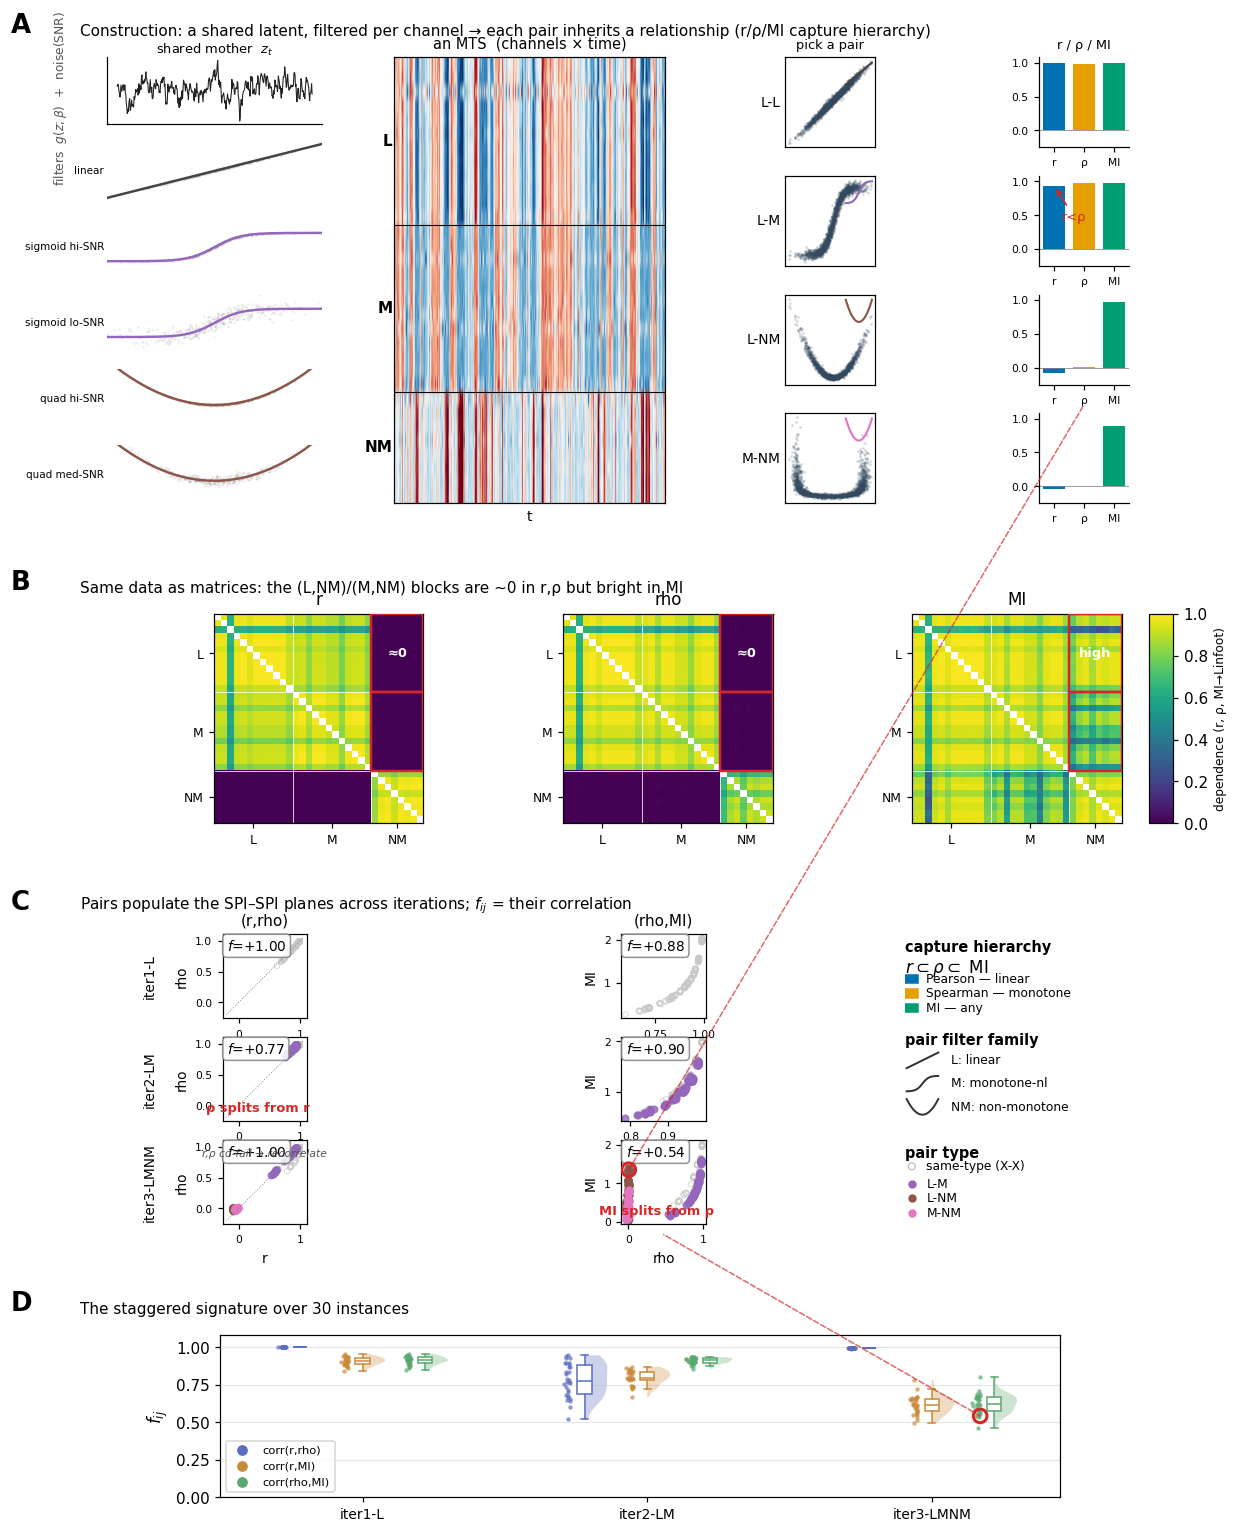

Source code (Python):
import json, numpy as np
from pathlib import Path
import matplotlib; matplotlib.use("Agg")
import matplotlib.pyplot as plt
from matplotlib.patches import ConnectionPatch, Rectangle
from mtsspi.utils import project_root

# v4 over v3 (see r_rho_mi_figure_plan.md):
#  - Panel A becomes a CONSTRUCTION + alphabet panel (double height): shared AR(1) mother z ->
#    per-channel filter glyphs (noisy phase-portraits: shape = filter family, scatter = SNR) ->
#    real type-ordered MTS heatmap -> 4 bracket-picked real phase plots + r/rho/MI bars.
#    Mother + filter glyphs are an illustrative regeneration (generative model); phase plots/bars
#    are REAL pyspi data. Fan-in lines + channel brackets are Illustrator (anchors only here).
#  - B kept on the shared sequential magnitude scale (r, rho, MI->Linfoot); spacers trimmed.
#  - C 3x2 planes + a legend/capture-hierarchy key in the freed third column (reclaims wasted width).
#  - D widened.

RUN = project_root() / "data/r_rho_mi/260624_g-roll"     # beta = pi (locked)
ABBR = {"linear": "L", "monotonic": "M", "non-monotonic": "NM"}
SPI = {"r": "#0072B2", "rho": "#E69F00", "MI": "#009E73"}
PAIRCOL = {"L-M": "#9467bd", "L-NM": "#8c564b", "M-NM": "#e377c2"}
TYPECOL = {"L": "#444444", "M": "#9467bd", "NM": "#8c564b"}
SAME = "#c8c8c8"; ACCENT = "#d62728"
FEAT = ["corr(r,rho)", "corr(r,MI)", "corr(rho,MI)"]
FEATCOL = {"corr(r,rho)": "#5b6dbf", "corr(r,MI)": "#c98a3a", "corr(rho,MI)": "#5aa86f"}
ITERS = ["iter1_L", "iter2_LM", "iter3_LMNM"]
PLANES = [("r", "rho"), ("rho", "MI")]
HEAT_CMAP = "viridis" #magma
BETA = np.pi

def _km(f):
    km = {}
    for k in f:
        kl = k.lower()
        if "cov" in kl or "empirical" in kl: km["r"] = k
        elif "spearman" in kl: km["rho"] = k
        elif "mi_" in kl or "kraskov" in kl: km["MI"] = k
    return km
def load(d):
    d = Path(d); npz = np.load(d/"spi_mpis.npz"); km = _km(npz.files)
    return np.load(d/"timeseries.npy"), {k: npz[km[k]] for k in ("r","rho","MI")}, json.loads((d/"meta.json").read_text())["generator"]
def linf(x): return np.sqrt(np.clip(1-np.exp(-2*np.maximum(x,0)),0,1))
def od(M): iu = np.triu_indices(M.shape[0],1); return M[iu]
def fc(a,b): return float(np.corrcoef(a,b)[0,1])
def find_pair(meta,tx,ty,snr="high"):
    types,noise = meta["types"],meta["noise_stds"]; want={tx,ty}
    c=[(i,j) for i in range(len(types)) for j in range(i+1,len(types)) if {ABBR[types[i]],ABBR[types[j]]}==want]
    c.sort(key=lambda ij:noise[ij[0]]+noise[ij[1]]); return {"high":c[0],"low":c[-1],"median":c[len(c)//2]}[snr]
def glyph(ax,kind,color="k",lw=1.8):
    t=np.linspace(-1,1,80); y={"line":t,"S":np.tanh(2.5*t),"U":t**2*2-1}[kind]
    ax.plot(t,y,color=color,lw=lw); ax.set_xlim(-1.1,1.1); ax.set_ylim(-1.3,1.3); ax.axis("off")
def sq(ax): ax.set_box_aspect(1)

# ---- illustrative generative model (mother -> filtered channels), matching generate_filter_roll_mts
def _ar1(T,a=0.8,rng=None):
    rng = rng or np.random.default_rng(7); m=np.zeros(T)
    for t in range(1,T): m[t]=a*m[t-1]+rng.normal(0,1)
    return (m-m.mean())/m.std()
def _unit(g): return (g-g.mean())/(g.std()+1e-12)
def _filter(z,typ):
    if typ=="L": return _unit(z)
    if typ=="M": return _unit(1/(1+np.exp(-BETA*z)))
    return _unit((z-z.mean())**2)
GLYPH_OF = {"L":"line","M":"S","NM":"U"}

fig = plt.figure(figsize=(12.5, 17.0))
g = fig.add_gridspec(4, 1, height_ratios=[3.3, 1.55, 2.15, 1.2], hspace=0.40)
_captions = []
def band(ax, letter, text): _captions.append((ax, letter, text))

# ============ Panel A: construction + dependency alphabet ============
ts3, mp3, meta3 = load(RUN/"iter3_LMNM/M32_T2000_I0"); types3 = meta3["types"]
order = np.argsort([{"linear":0,"monotonic":1,"non-monotonic":2}[t] for t in types3], kind="stable")
gsA = g[0].subgridspec(1, 4, width_ratios=[1.15, 1.45, 1.0, 0.95], wspace=0.34)

# -- col 0: mother z (top) + 5 filter glyphs (noisy phase-portraits: shape=family, scatter=SNR)
Tdemo = 400; zdemo = _ar1(Tdemo, a=0.8, rng=np.random.default_rng(7))
SEL = [("linear",       "L",  0.05),
       ("sigmoid hi-SNR","M", 0.05),
       ("sigmoid lo-SNR","M", 0.45),
       ("quad hi-SNR",   "NM", 0.05),
       ("quad med-SNR",  "NM", 0.22)]
gsA0 = gsA[0,0].subgridspec(6, 1, height_ratios=[1.15,1,1,1,1,1], hspace=0.30)
axZ = fig.add_subplot(gsA0[0,0])
axZ.plot(zdemo, color="#222", lw=0.7); axZ.set_title("shared mother  $z_t$", fontsize=8.5, pad=2)
axZ.set_xticks([]); axZ.set_yticks([])
for s in ("top","right"): axZ.spines[s].set_visible(False)
rngn = np.random.default_rng(3)
for k,(lab,typ,ns) in enumerate(SEL):
    axf = fig.add_subplot(gsA0[k+1,0])
    gz = _filter(zdemo, typ); x = gz + rngn.normal(0, ns, Tdemo)
    o = np.argsort(zdemo)
    axf.scatter(zdemo, x, s=2, alpha=0.18, color="#888", linewidths=0)
    axf.plot(zdemo[o], gz[o], color=TYPECOL[typ], lw=1.6)
    axf.set_xlim(-2.6,2.6); axf.set_ylim(-2.8,2.8); axf.set_xticks([]); axf.set_yticks([])
    axf.set_ylabel(lab, fontsize=6.8, rotation=0, ha="right", va="center", labelpad=2)
    for s in axf.spines.values(): s.set_visible(False)
fig.text(0.085, 0.905, "filters  $g(z;\\beta)$  +  noise(SNR)", fontsize=8, rotation=90, va="top", color="#555")

# -- col 1: real type-ordered MTS heatmap (cropped T)
axM = fig.add_subplot(gsA[0,1])
axM.imshow(ts3[:Tdemo, order].T, aspect="auto", cmap="RdBu_r", vmin=-2.5, vmax=2.5)
axM.set_title("an MTS  (channels × time)", fontsize=9.5); axM.set_xlabel("t", fontsize=9); axM.set_xticks([])
for b in (11.5,23.5): axM.axhline(b, color="k", lw=0.7)
for cen,lab in [(5.5,"L"),(17.5,"M"),(27.5,"NM")]: axM.text(-2.5,cen,lab,fontsize=10,fontweight="bold",va="center",ha="right")
axM.set_yticks([])

# -- cols 2,3: 4 bracket-picked real phase plots + r/rho/MI bars
gsP = gsA[0,2].subgridspec(4, 1, hspace=0.32)
gsB4 = gsA[0,3].subgridspec(4, 1, hspace=0.32)
A_bars = {}
for k,(tx,ty) in enumerate([("L","L"),("L","M"),("L","NM"),("M","NM")]):
    i,j = find_pair(meta3,tx,ty,"high")
    axp = fig.add_subplot(gsP[k,0]); axb = fig.add_subplot(gsB4[k,0]); A_bars[(tx,ty)] = axb
    axp.scatter(ts3[:,i],ts3[:,j],s=3,alpha=0.22,color="#34495e",linewidths=0); sq(axp)
    axp.set_xticks([]); axp.set_yticks([]); axp.set_ylabel(f"{tx}-{ty}",fontsize=9,rotation=0,ha="right",va="center",labelpad=3)
    gi = axp.inset_axes([0.66,0.66,0.32,0.32]); glyph(gi, GLYPH_OF["NM"] if {tx,ty}=={"M","NM"} else GLYPH_OF[ty if tx=="L" else tx], PAIRCOL.get(f"{tx}-{ty}","#444"),lw=1.4)
    r,rho,mi_ = mp3["r"][i,j],mp3["rho"][i,j],linf(mp3["MI"][i,j])
    axb.bar(["r","ρ","MI"],[r,rho,mi_],color=[SPI["r"],SPI["rho"],SPI["MI"]],width=0.74); sq(axb)
    axb.axhline(0,color="grey",lw=0.5); axb.set_ylim(-0.25,1.08); axb.set_yticks([0,0.5,1.0]); axb.tick_params(labelsize=7)
    for s in ("top","right"): axb.spines[s].set_visible(False)
    if k==0: axp.set_title("pick a pair", fontsize=8.5); axb.set_title("r / ρ / MI", fontsize=8.5)
    if (tx,ty)==("L","M"):
        axb.annotate("r<ρ", xy=(0,r), xytext=(0.25,0.42), fontsize=8.5, color=ACCENT,
                     arrowprops=dict(arrowstyle="->", color=ACCENT, lw=1.1))
band(axZ,"A","Construction: a shared latent, filtered per channel → each pair inherits a relationship (r/ρ/MI capture hierarchy)")

# ============ Panel B: type-ordered MPI heatmaps (iter3), shared magnitude scale ============
gsB = g[1].subgridspec(1, 7, width_ratios=[0.3,1,0.32,1,0.32,1,0.09], wspace=0.0)
abbr_ord = [ABBR[types3[m]] for m in order]
blocks = {t:[k for k,a in enumerate(abbr_ord) if a==t] for t in ("L","M","NM")}
def span(t): idx=blocks[t]; return idx[0]-0.5, idx[-1]+0.5
mats = {"r": mp3["r"], "rho": mp3["rho"], "MI": linf(mp3["MI"])}
im=None; axB0=None
for c,key in enumerate(("r","rho","MI")):
    ax = fig.add_subplot(gsB[0,1+2*c]); axB0 = axB0 or ax; Mre = mats[key][np.ix_(order,order)].astype(float); np.fill_diagonal(Mre,np.nan)
    im = ax.imshow(Mre, cmap=HEAT_CMAP, vmin=0, vmax=1); sq(ax)
    ax.set_title(key, fontsize=11)
    for idx in blocks.values(): ax.axhline(idx[-1]+0.5,color="w",lw=0.5); ax.axvline(idx[-1]+0.5,color="w",lw=0.5)
    tk=[np.mean(idx) for idx in blocks.values()]; ax.set_xticks(tk); ax.set_yticks(tk)
    ax.set_xticklabels(blocks.keys(),fontsize=8); ax.set_yticklabels(blocks.keys(),fontsize=8)
    for rt in ("L","M"):
        y0,y1 = span(rt); x0,x1 = span("NM")
        ax.add_patch(Rectangle((x0,y0), x1-x0, y1-y0, fill=False, edgecolor=ACCENT, lw=1.6, zorder=4))
    lbl = "≈0" if key in ("r","rho") else "high"
    cx = np.mean(span("NM")); cy = np.mean(span("L"))
    ax.text(cx, cy, lbl, color="w", fontsize=8.5, fontweight="bold", ha="center", va="center", zorder=5)
cax = fig.add_subplot(gsB[0,6]); fig.colorbar(im, cax=cax).set_label("dependence (r, ρ, MI→Linfoot)", fontsize=8)
band(axB0,"B","Same data as matrices: the (L,NM)/(M,NM) blocks are ~0 in r,ρ but bright in MI")

# ============ Panel C: 3x2 SPI-SPI planes + legend/key column ============
gsC = g[2].subgridspec(3, 3, width_ratios=[1,1,0.85], hspace=0.22, wspace=0.28)
exem = find_pair(meta3,"L","NM","high"); C_target=None; axC0=None
EVENTS = {(1,("r","rho")):"ρ splits from r", (2,("rho","MI")):"MI splits from ρ"}
for ri,it in enumerate(ITERS):
    _,mp,meta = load(RUN/f"{it}/M32_T2000_I0"); types=meta["types"]; iu=np.triu_indices(len(types),1)
    labs=np.array(["-".join(sorted([ABBR[types[i]],ABBR[types[j]]])) for i,j in zip(*iu)])
    same=np.array([l.split("-")[0]==l.split("-")[1] for l in labs])
    for ci,(sx,sy) in enumerate(PLANES):
        ax=fig.add_subplot(gsC[ri,ci]); axC0 = axC0 or ax; sq(ax); xv,yv=mp[sx][iu],mp[sy][iu]
        ax.scatter(xv[same],yv[same],s=13,facecolors="none",edgecolors=SAME,linewidths=0.6,alpha=0.7)
        for lab,col in PAIRCOL.items():
            m=labs==lab
            if m.any(): ax.scatter(xv[m],yv[m],s=18,color=col,alpha=0.8)
        if sx=="r" and sy=="rho": ax.plot([-0.2,1.05],[-0.2,1.05],ls=":",color="grey",lw=0.6)
        ax.text(0.05,0.95,f"$f$={fc(xv,yv):+.2f}",transform=ax.transAxes,va="top",fontsize=9,
                bbox=dict(boxstyle="round",fc="white",ec="grey",alpha=0.85))
        ax.tick_params(labelsize=7)
        if ri==2: ax.set_xlabel(sx,fontsize=9)
        if ci==0: ax.set_ylabel(f"{it.replace('_','-')}\n\n{sy}",fontsize=9)
        else: ax.set_ylabel(sy,fontsize=9)
        if ri==0: ax.set_title(f"({sx},{sy})",fontsize=10)
        if (ri,(sx,sy)) in EVENTS:
            ax.annotate(EVENTS[(ri,(sx,sy))], xy=(0.5,0.5), xytext=(0.42,0.12), textcoords="axes fraction",
                        fontsize=8.5, color=ACCENT, fontweight="bold", ha="center")
        if it=="iter3_LMNM" and (sx,sy)==("r","rho"):
            ax.text(0.5,0.80,"r,ρ co-fail → recorrelate",transform=ax.transAxes,fontsize=7,color="#555",ha="center",style="italic")
        if it=="iter3_LMNM" and (sx,sy)==("rho","MI"):
            a,b=exem; ax.scatter([mp["rho"][a,b]],[mp["MI"][a,b]],s=80,facecolors="none",edgecolors=ACCENT,linewidths=2,zorder=5)
            C_target=(ax,mp["rho"][a,b],mp["MI"][a,b])
# legend / capture-hierarchy key (fills the freed third column)
axL = fig.add_subplot(gsC[:,2]); axL.axis("off")
axL.set_xlim(0,1); axL.set_ylim(0,1); axL.set_autoscale_on(False)   # all legend artists in axes coords
TT = axL.transAxes
axL.text(0.0,0.98,"capture hierarchy",fontsize=9.5,fontweight="bold",va="top",transform=TT)
axL.text(0.0,0.92,"$r \\subset \\rho \\subset$ MI",fontsize=11,va="top",transform=TT)
for yy,(s,nm) in zip([0.83,0.78,0.73],[("r","Pearson — linear"),("rho","Spearman — monotone"),("MI","MI — any")]):
    axL.add_patch(Rectangle((0.0,yy),0.05,0.03,color=SPI[s],transform=TT))
    axL.text(0.08,yy+0.015,nm,fontsize=8,va="center",transform=TT)
axL.text(0.0,0.66,"pair filter family",fontsize=9.5,fontweight="bold",va="top",transform=TT)
for yy,(kind,nm) in zip([0.53,0.45,0.37],[("line","L: linear"),("S","M: monotone-nl"),("U","NM: non-monotone")]):
    gi = axL.inset_axes([0.0,yy,0.13,0.07]); glyph(gi,kind,"#333",lw=1.3)
    axL.text(0.17,yy+0.035,nm,fontsize=8,va="center",transform=TT)
axL.text(0.0,0.27,"pair type",fontsize=9.5,fontweight="bold",va="top",transform=TT)
axL.scatter([0.025],[0.20],s=20,facecolors="none",edgecolors=SAME,transform=TT)
axL.text(0.08,0.20,"same-type (X-X)",fontsize=8,va="center",transform=TT)
for yy,(lab,col) in zip([0.14,0.09,0.04],PAIRCOL.items()):
    axL.scatter([0.025],[yy],s=20,color=col,transform=TT); axL.text(0.08,yy,lab,fontsize=8,va="center",transform=TT)
band(axC0,"C","Pairs populate the SPI–SPI planes across iterations; $f_{ij}$ = their correlation")

# ============ Panel D: raincloud ============
gsD = g[3].subgridspec(1, 3, width_ratios=[0.12,2.0,0.12])
axD = fig.add_subplot(gsD[0,1])
samp = {p: [] for p in FEAT}
for it in ITERS:
    per={p:[] for p in FEAT}
    for d in sorted((RUN/it).glob("M32_T2000_I*")):
        _,mp,_=load(d); rv,sv,iv=od(mp["r"]),od(mp["rho"]),od(mp["MI"])
        per["corr(r,rho)"].append(fc(rv,sv)); per["corr(r,MI)"].append(fc(rv,iv)); per["corr(rho,MI)"].append(fc(sv,iv))
    for p in FEAT: samp[p].append(np.array(per[p]))
offs={"corr(r,rho)":-0.22,"corr(r,MI)":0,"corr(rho,MI)":0.22}; rng=np.random.default_rng(0)
for p in FEAT:
    col=FEATCOL[p]
    for ii,data in enumerate(samp[p]):
        pos=ii+offs[p]
        if np.std(data)>1e-9:
            for bb in axD.violinplot([data],positions=[pos],widths=0.16,showextrema=False)["bodies"]:
                v=bb.get_paths()[0].vertices; v[:,0]=np.clip(v[:,0],pos,np.inf); bb.set_facecolor(col); bb.set_alpha(0.3); bb.set_edgecolor("none")
        axD.boxplot([data],positions=[pos],widths=0.05,showfliers=False,patch_artist=True,
                    boxprops=dict(facecolor="white",edgecolor=col),medianprops=dict(color=col),whiskerprops=dict(color=col),capprops=dict(color=col))
        jit=pos-0.05-np.abs(rng.normal(0,0.011,len(data))); axD.scatter(jit,data,s=8,color=col,alpha=0.7,linewidths=0,zorder=3)
    axD.scatter([],[],color=col,label=p)
y0=samp["corr(rho,MI)"][2][0]; xD=2+offs["corr(rho,MI)"]-0.05
axD.scatter([xD],[y0],s=80,facecolors="none",edgecolors=ACCENT,linewidths=2,zorder=6)
axD.set_xticks(range(3)); axD.set_xticklabels([it.replace("_","-") for it in ITERS],fontsize=9); axD.set_ylim(0,1.08); axD.set_xlim(-0.5,2.45)
axD.set_ylabel(r"$f_{ij}$",fontsize=11); axD.legend(fontsize=7.5,loc="lower left",ncol=1); axD.grid(True,axis="y",alpha=0.3)
band(axD,"D","The staggered signature over 30 instances")

# ============ Telescope (one exemplar L-NM pair); adjacent hops only ============
if C_target:
    axc,rx,my = C_target
    fig.add_artist(ConnectionPatch(xyA=(xD,y0),coordsA=axD.transData,xyB=(0.5,-0.12),coordsB=axc.transAxes,
                                   color=ACCENT,lw=1.0,alpha=0.7,arrowstyle="-",linestyle="--"))
    fig.add_artist(ConnectionPatch(xyA=(rx,my),coordsA=axc.transData,xyB=(0.5,-0.22),coordsB=A_bars[("L","NM")].transAxes,
                                   color=ACCENT,lw=1.0,alpha=0.7,arrowstyle="-",linestyle="--"))

fig.canvas.draw()
for ax,letter,text in _captions:
    p = ax.get_position(); y = p.y1 + 0.010
    fig.text(0.055, y, letter, fontsize=17, fontweight="bold", va="bottom")
    fig.text(0.105, y, text, fontsize=10.0, va="bottom")

fig.savefig("research/cases/r_rho_mi/figures/r_rho_mi_figure_v4.png", dpi=110, bbox_inches="tight")
print("saved research/cases/r_rho_mi/figures/r_rho_mi_figure_v4.png")
